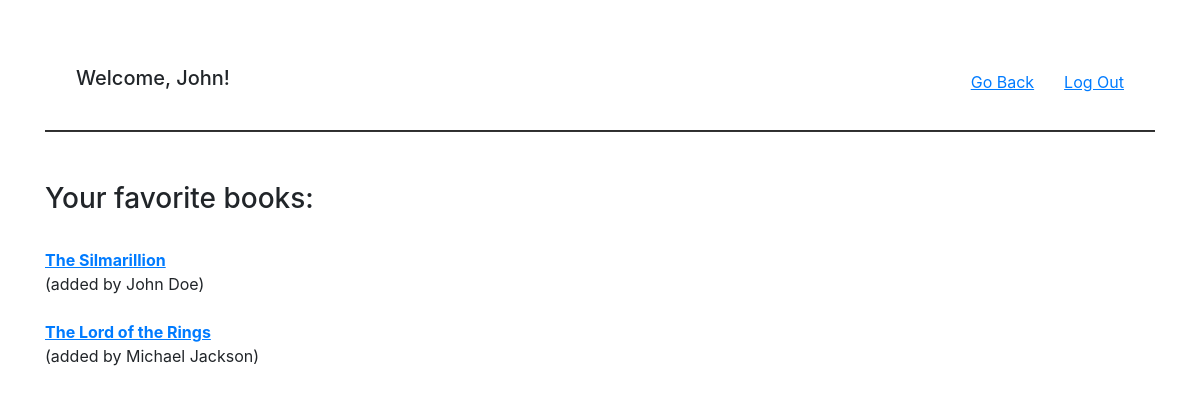
The app's page /books/favorites/1 (signed in) with its own data.
### app/models.py (models this page shows)
class User(models.Model):
    first_name = models.CharField(max_length=100)
    last_name = models.CharField(max_length=100)
    email = models.EmailField(max_length=50)
    password = models.CharField(max_length=255)
    created_at = models.DateTimeField(auto_now_add=True)
    updated_at = models.DateTimeField(auto_now=True)
    objects = UserManager()

class Book(models.Model):
    title = models.CharField(max_length=255)
    desc = models.CharField(max_length=255)
    uploaded_by = models.ForeignKey(User, related_name = "book_uploaded", on_delete=models.CASCADE)
    favorite = models.ManyToManyField(User, related_name = "favorites")
    created_at = models.DateTimeField(auto_now_add=True)
    updated_at = models.DateTimeField(auto_now=True)
    objects = BookManager()

### app/views.py (the view)
# urls.py: path('books/favorites/<int:u_id>', views.display_one),
def display_one(request, u_id):
    sessionTest = request.session.get('u_id', 'no u_id')
    if sessionTest == 'no u_id':
        return redirect ("/")
    user = User.objects.get(id=u_id)
    favorite_books = Book.objects.filter(favorite__id__contains=u_id)
    context= {
        "favorite_books": favorite_books,
        "first_name": user.first_name,
        "u_id": u_id
    }
    return render(request, "favorites.html", context)

### app/templates/favorites.html (shortened to what this page needs)
{% extends 'base.html' %}
{% block content %}
<nav class="navbar">
    <div class="container-fluid">
        <h2 class="navbar-brand">Welcome, {{ first_name }}!</h2>
        <div class="d-flex">
            <a class="linkUnderline nav_margin" href="/books">Go Back</a>
            <form action="/logout" method="POST">
                <button class="nav-item linkUnderline btnLink">Log Out</button>
            </form>
        </div>
    </div>
</nav>
<hr>
<div class="d-inline-block box_margin">
    <h3>Your favorite books:</h3>
    <br/>
    {% for book in favorite_books %}
        <a class="linkUnderline" href="/books/{{ book.id }}"><b>{{ book.title }}</b></a>
        <p class="p_dashboard">(added by {{ book.uploaded_by.first_name }} {{ book.uploaded_by.last_name }})</p>
    <br/>
    {% endfor %}
</div>
{% endblock %}

### app/static/style.css (style rules this page uses)
.nav_margin { margin-right: 30px; }
.box_margin { margin-top: 34px; }
.linkUnderline { text-decoration: underline; }
.btnLink { background: none!important; border: none; padding: 0!important; color: #007bff; text-decoration: underline; cursor: pointer; }
.p_dashboard { padding: 0; margin: 0; }
hr { height: 1px; background-color: #333; }

### records on screen
User: first_name "John"
Book: title "The Silmarillion", uploaded_by.first_name "John", uploaded_by.last_name "Doe"
Book: title "The Lord of the Rings", uploaded_by.first_name "Michael", uploaded_by.last_name "Jackson"
